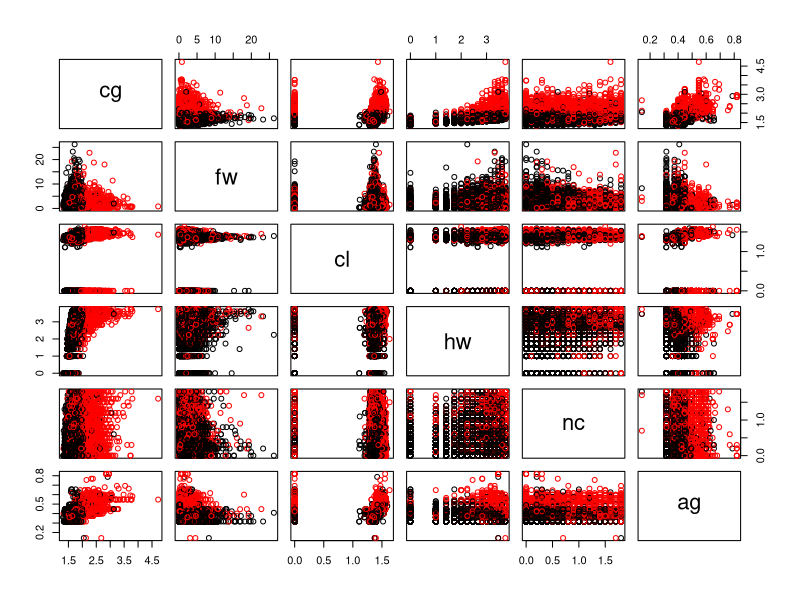
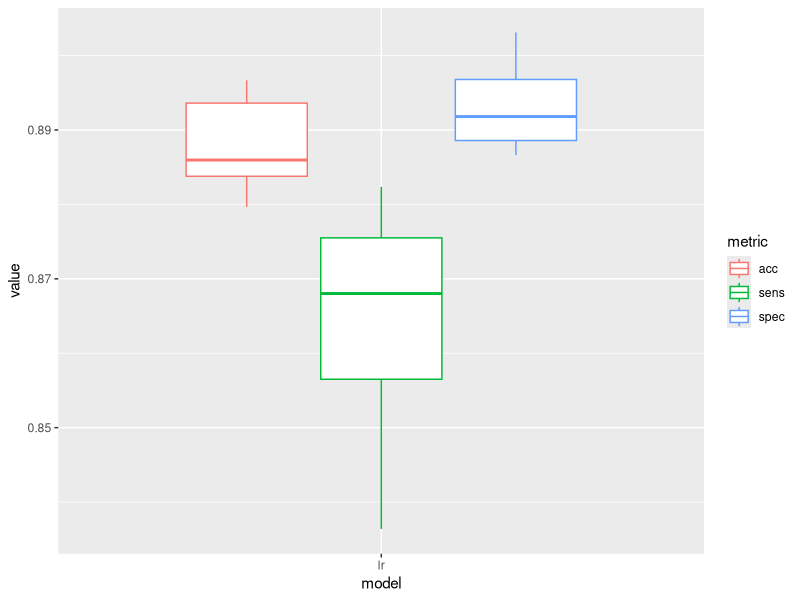
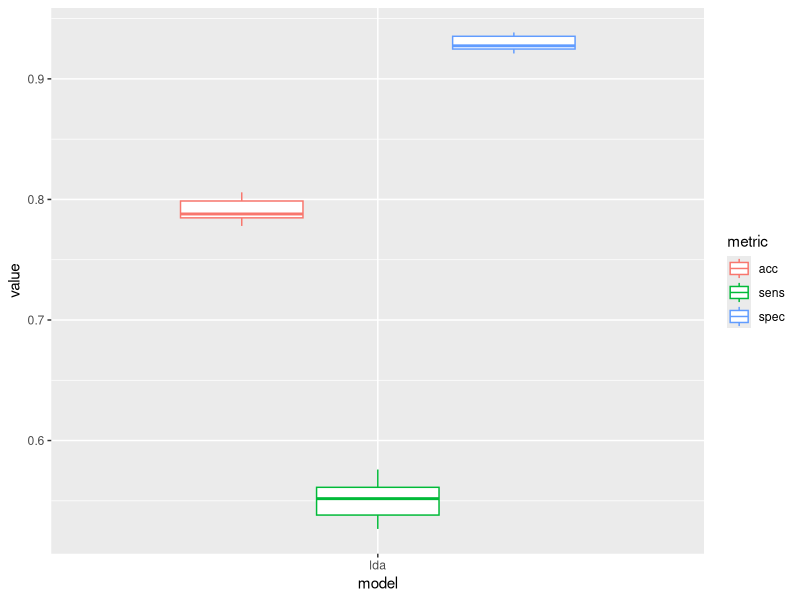
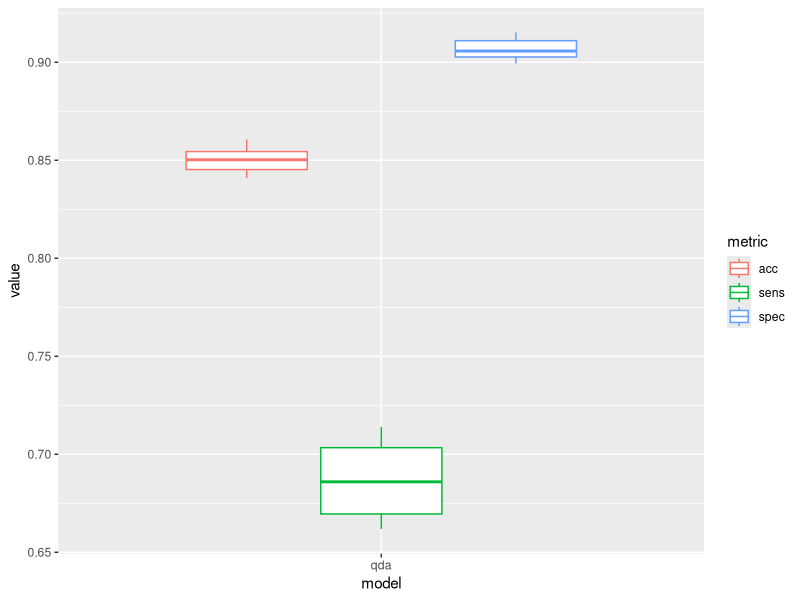

Recreate these plots in R, in order. (Note: this script raises an error after producing the figures.)
## ---- chunk 1
knitr::opts_chunk$set(echo = TRUE)
library(randomForest)
library(MASS)
library(class)
library(e1071)
library(tidyverse)
## ---- chunk 2
calcAcc <- function (cm) {
  sum(diag(cm)) / sum(cm)
}

calcSpecificity <- function (cm) {
  cm[1, 1] / sum(cm[, 1])
}

calcSensitivity <- function (cm) {
  cm[2, 2] / sum(cm[, 2])
}
## ---- chunk 3
rawData <- read_csv("final-data-train.csv") %>% mutate_if(is.character, as.factor)
## ---- chunk 4
head(rawData)
summary(rawData)
## ---- chunk 5
rawData %>% select_if(is.numeric) %>% select(-id) %>% pairs(col = c("black", "red")[rawData$yn])
## ---- chunk 6
for (catRow in select_if(rawData, is.factor)) {
  print(table(rawData$yn, catRow))
}
## ---- chunk 7
trainData <- rawData %>%
  mutate(
    e2 = eg == "e2",
    hw = log(hw + 1e-6)
    )
## ---- chunk 8
trainData %>% 
  select_if(is.numeric) %>% select(-id) %>% cbind(yn = as.numeric(trainData$yn)) %>% 
  cor()
## ---- chunk 9
lrFit <- glm(
  yn ~ cg + fw + cl + hw + nc + ag + e2 + se, 
  data = trainData, family = binomial)

summary(lrFit)
## ---- chunk 10
k <- 10
kfInd <- sample(rep(c(1:k),length.out=nrow(trainData)))
xvalResultsLR <- tibble()

for (fold in 1:k) {
  trainDataFit <- trainData[kfInd != fold, ]
  trainDataVal <- trainData[kfInd == fold, ]

  lrFit <- glm(
    yn ~ cg + fw + cl + hw + nc + ag + e2 + se, 
    data = trainDataFit, family = binomial)
  
  lrPredict <- predict(lrFit, newdata = trainDataVal, type = "response")
  lrCM <- table(trainDataVal$yn, round(lrPredict))

  xvalResultsLR <- rbind(xvalResultsLR, tibble(
    fold = fold,
    acc = calcAcc(lrCM),
    sens = calcSensitivity(lrCM),
    spec = calcSpecificity(lrCM),
    model = "lr"
  ))
}
## ---- chunk 11
xvalResultsLR %>% gather(key = metric, value = value, -c(fold, model)) %>% 
  ggplot(aes(x = model, y = value, col = metric)) + geom_boxplot()
## ---- chunk 12
k <- 10
kfInd <- sample(rep(c(1:k),length.out=nrow(trainData)))
xvalResultsLDA <- tibble()

for (fold in 1:k) {
  trainDataFit <- trainData[kfInd != fold, ]
  trainDataVal <- trainData[kfInd == fold, ]

  ldaFit <- lda(
    yn ~ cg + fw + cl + hw + nc + ag + e2 + se, 
    data = trainDataFit)
  
  ldaPredict <- predict(ldaFit, newdata = trainDataVal)
  ldaCM <- table(trainDataVal$yn, as.numeric(ldaPredict$x > 0))

  xvalResultsLDA <- rbind(xvalResultsLDA, tibble(
    fold = fold,
    acc = calcAcc(ldaCM),
    sens = calcSensitivity(ldaCM),
    spec = calcSpecificity(ldaCM),
    model = "lda"
  ))
}
## ---- chunk 13
xvalResultsLDA %>% gather(key = metric, value = value, -c(fold, model)) %>% 
  ggplot(aes(x = model, y = value, col = metric)) + geom_boxplot()
## ---- chunk 14
k <- 10
kfInd <- sample(rep(c(1:k),length.out=nrow(trainData)))
xvalResultsQDA <- tibble()

for (fold in 1:k) {
  trainDataFit <- trainData[kfInd != fold, ]
  trainDataVal <- trainData[kfInd == fold, ]

  qdaFit <- qda(
    yn ~ cg + fw + cl + hw + nc + ag + e2 + se, 
    data = trainDataFit)
  
  qdaPredict <- predict(qdaFit, newdata = trainDataVal)
  qdaCM <- table(trainDataVal$yn, qdaPredict$class)

  xvalResultsQDA <- rbind(xvalResultsQDA, tibble(
    fold = fold,
    acc = calcAcc(qdaCM),
    sens = calcSensitivity(qdaCM),
    spec = calcSpecificity(qdaCM),
    model = "qda"
  ))
}
## ---- chunk 15
xvalResultsQDA %>% gather(key = metric, value = value, -c(fold, model)) %>% 
  ggplot(aes(x = model, y = value, col = metric)) + geom_boxplot()
## ---- chunk 16
rfFit <- randomForest(select(trainData, -yn), trainData$yn)
## ---- chunk 17
rfFit$importance %>% as.tibble(rownames = "feature") %>%
  ggplot(aes(x = fct_reorder(feature, MeanDecreaseGini, .desc = TRUE), y = MeanDecreaseGini)) + 
  geom_col()
## ---- chunk 18
k <- 10
kfInd <- sample(rep(c(1:k),length.out=nrow(trainData)))
xvalResultsRF <- tibble()

for (fold in 1:k) {
  trainDataFit <- trainData[kfInd != fold, ]
  trainDataVal <- trainData[kfInd == fold, ]

  rfFit <- randomForest(select(trainDataFit, -yn), trainDataFit$yn)
  
  rfPredict <- predict(rfFit, newdata = select(trainDataVal, -yn))
  rfCM <- table(trainDataVal$yn, rfPredict)

  xvalResultsRF <- rbind(xvalResultsRF, tibble(
    fold = fold,
    acc = calcAcc(rfCM),
    sens = calcSensitivity(rfCM),
    spec = calcSpecificity(rfCM),
    model = "rf"
  ))
}
## ---- chunk 19
xvalResultsRF %>% gather(key = metric, value = value, -c(fold, model)) %>% 
  ggplot(aes(x = model, y = value, col = metric)) + geom_boxplot()
## ---- chunk 20
costs <- c(2.5, 3, 3.5) #c(0.1, 0.3, 0.5, 1, 3, 10, 30, 100)
#gammas <- c(0.01, 0.1) #c(0.01, 0.02, 0.05, 0.1, 0.2)

tune.out <- tune(svm, yn ~ cg + fw + cl + hw + nc + ag + e2 + se, data = trainData, 
                 kernel = "linear", scale = TRUE, 
                 ranges = list(cost = costs))

## ---- chunk 21
summary(tune.out)
## ---- chunk 22
k <- 10
kfInd <- sample(rep(c(1:k),length.out=nrow(trainData)))
xvalResultsSVM <- tibble()

for (fold in 1:k) {
  trainDataFit <- trainData[kfInd != fold, ]
  trainDataVal <- trainData[kfInd == fold, ]

  svmFit <- svm(yn ~ cg + fw + cl + hw + nc + ag + e2 + se, 
                data = trainDataFit, kernel = "linear", scale = TRUE,
                cost = 3)
  
  svmPredict <- predict(svmFit, trainDataVal)
  svmCM <- table(trainDataVal$yn, svmPredict)

  xvalResultsSVM <- rbind(xvalResultsSVM, tibble(
    fold = fold,
    acc = calcAcc(svmCM),
    sens = calcSensitivity(svmCM),
    spec = calcSpecificity(svmCM),
    model = "lin-svm"
  ))
}
## ---- chunk 23
xvalResultsSVM %>% gather(key = metric, value = value, -c(fold, model)) %>% 
  ggplot(aes(x = model, y = value, col = metric)) + geom_boxplot()
## ---- chunk 24
xvalResults <- bind_rows(
  xvalResultsLR,
  xvalResultsLDA,
  xvalResultsQDA,
  xvalResultsRF,
  xvalResultsSVM
)

xvalResults %>% gather(key = metric, value = value, -c(fold, model)) %>% 
  ggplot(aes(x = fct_reorder(model, value, .desc = TRUE), y = value, col = metric)) +
  geom_boxplot()
